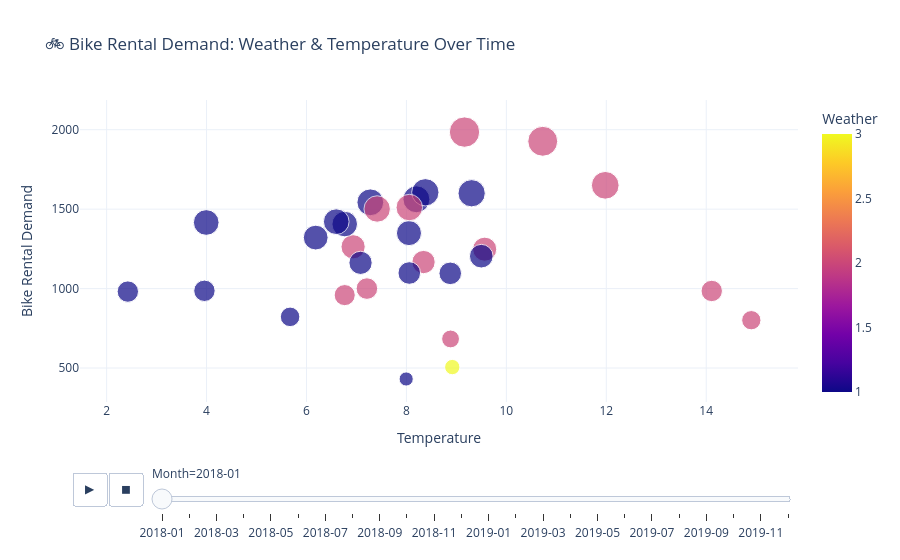

This figure's notebook cell:
### Code cell
import plotly.express as px

fig = px.scatter(
    df,
    x="temp",
    y="cnt",
    animation_frame="year_month",
    animation_group="dteday",
    color="weathersit",
    size="cnt",
    hover_data=[
        "dteday",
        "temp",
        "hum",
        "windspeed",
        "cnt"
    ],
    title="🚲 Bike Rental Demand: Weather & Temperature Over Time",
    labels={
        "temp": "Temperature",
        "cnt": "Rental Demand",
        "weathersit": "Weather",
        "year_month": "Month"
    },
    size_max=45
)

fig.update_layout(
    template="plotly_white",
    xaxis_title="Temperature",
    yaxis_title="Bike Rental Demand",
    hovermode="closest"
)

fig.show()

### Figure 1 — Plotly figure (JSON) as saved in the notebook; plotly's stock layout.template omitted (floating-point values rounded to 4 significant figures)
{"data": [{"customdata": [["2018-01-01T00:00:00", 80.58, 10.75], ["2018-01-02T00:00:00", 69.61, 16.65], ["2018-01-03T00:00:00", 43.73, 16.64], ["2018-01-04T00:00:00", 59.04, 10.74], ["2018-01-05T00:00:00", 43.7, 12.52], ["2018-01-06T00:00:00", 51.83, 6.001], ["2018-01-07T00:00:00", 49.87, 11.3], ["2018-01-08T00:00:00", 53.58, 17.88], ["2018-01-09T00:00:00", 43.42, 24.25], ["2018-01-10T00:00:00", 48.29, 14.96], ["2018-01-11T00:00:00", 68.64, 8.183], ["2018-01-12T00:00:00", 59.95, 20.41], ["2018-01-13T00:00:00", 47.04, 20.17], ["2018-01-14T00:00:00", 53.78, 8.479], ["2018-01-15T00:00:00", 49.88, 10.58], ["2018-01-16T00:00:00", 48.38, 12.63], ["2018-01-17T00:00:00", 53.75, 13.0], ["2018-01-18T00:00:00", 86.17, 9.834], ["2018-01-19T00:00:00", 74.17, 13.96], ["2018-01-20T00:00:00", 53.83, 13.13], ["2018-01-21T00:00:00", 45.71, 23.67], ["2018-01-22T00:00:00", 40, 11.52], ["2018-01-23T00:00:00", 43.65, 16.52], ["2018-01-24T00:00:00", 49.17, 10.61], ["2018-01-25T00:00:00", 61.7, 8.696], ["2018-01-26T00:00:00", 86.25, 19.69], ["2018-01-27T00:00:00", 68.75, 7.627], ["2018-01-28T00:00:00", 79.3, 8.261], ["2018-01-29T00:00:00", 65.17, 9.739], ["2018-01-30T00:00:00", 72.22, 4.957], ["2018-01-31T00:00:00", 60.38, 12.54]], "hovertemplate": "Month=2018-01<br>Temperature=%{x}<br>Rental Demand=%{marker.size}<br>dteday=%{customdata[0]}<br>hum=%{customdata[1]}<br>windspeed=%{customdata[2]}<br>Weather=%{marker.color}<extra></extra>", "ids": ["2018-01-01T00:00:00.000000000", "2018-01-02T00:00:00.000000000", "2018-01-03T00:00:00.000000000", "2018-01-04T00:00:00.000000000", "2018-01-05T00:00:00.000000000", "2018-01-06T00:00:00.000000000", "2018-01-07T00:00:00.000000000", "2018-01-08T00:00:00.000000000", "2018-01-09T00:00:00.000000000", "2018-01-10T00:00:00.000000000", "2018-01-11T00:00:00.000000000", "2018-01-12T00:00:00.000000000", "2018-01-13T00:00:00.000000000", "2018-01-14T00:00:00.000000000", "2018-01-15T00:00:00.000000000", "2018-01-16T00:00:00.000000000", "2018-01-17T00:00:00.000000000", "2018-01-18T00:00:00.000000000", "2018-01-19T00:00:00.000000000", "2018-01-20T00:00:00.000000000", "2018-01-21T00:00:00.000000000", "2018-01-22T00:00:00.000000000", "2018-01-23T00:00:00.000000000", "2018-01-24T00:00:00.000000000", "2018-01-25T00:00:00.000000000", "2018-01-26T00:00:00.000000000", "2018-01-27T00:00:00.000000000", "2018-01-28T00:00:00.000000000", "2018-01-29T00:00:00.000000000", "2018-01-30T00:00:00.000000000", "2018-01-31T00:00:00.000000000"], "legendgroup": "", "marker": {"color": [2, 2, 1, 1, 1, 1, 2, 2, 1, 1, 2, 1, 1, 1, 2, 1, 2, 2, 2, 2, 1, 1, 1, 1, 2, 3, 1, 2, 1, 1, 2], "coloraxis": "coloraxis", "size": [985, 801, 1349, 1562, 1600, 1606, 1510, 959, 822, 1321, 1263, 1162, 1406, 1421, 1248, 1204, 1000, 683, 1650, 1927, 1543, 981, 986, 1416, 1985, 506, 431, 1167, 1098, 1096, 1501], "sizemode": "area", "sizeref": 4.303, "symbol": "circle"}, "mode": "markers", "name": "", "orientation": "v", "showlegend": false, "type": "scatter", "x": [14.11, 14.9, 8.051, 8.2, 9.305, 8.378, 8.057, 6.765, 5.672, 6.184, 6.933, 7.082, 6.765, 6.596, 9.567, 9.498, 7.209, 8.883, 11.98, 10.73, 7.277, 2.424, 3.957, 3.993, 9.163, 8.918, 7.995, 8.343, 8.057, 8.877, 7.414], "xaxis": "x", "y": [985, 801, 1349, 1562, 1600, 1606, 1510, 959, 822, 1321, 1263, 1162, 1406, 1421, 1248, 1204, 1000, 683, 1650, 1927, 1543, 981, 986, 1416, 1985, 506, 431, 1167, 1098, 1096, 1501], "yaxis": "y"}], "layout": {"coloraxis": {"colorbar": {"title": {"text": "Weather"}}, "colorscale": [[0, "#0d0887"], [0.1111, "#46039f"], [0.2222, "#7201a8"], [0.3333, "#9c179e"], [0.4444, "#bd3786"], [0.5556, "#d8576b"], [0.6667, "#ed7953"], [0.7778, "#fb9f3a"], [0.8889, "#fdca26"], [1, "#f0f921"]]}, "hovermode": "closest", "legend": {"itemsizing": "constant", "tracegroupgap": 0}, "sliders": [{"active": 0, "currentvalue": {"prefix": "Month="}, "len": 0.9, "pad": {"b": 10, "t": 60}, "steps": [{"args": [["2018-01"], {"frame": {"duration": 0, "redraw": false}, "fromcurrent": true, "mode": "immediate", "transition": {"duration": 0, "easing": "linear"}}], "label": "2018-01", "method": "animate"}, {"args": [["2018-02"], {"frame": {"duration": 0, "redraw": false}, "fromcurrent": true, "mode": "immediate", "transition": {"duration": 0, "easing": "linear"}}], "label": "2018-02", "method": "animate"}, {"args": [["2018-03"], {"frame": {"duration": 0, "redraw": false}, "fromcurrent": true, "mode": "immediate", "transition": {"duration": 0, "easing": "linear"}}], "label": "2018-03", "method": "animate"}, {"args": [["2018-04"], {"frame": {"duration": 0, "redraw": false}, "fromcurrent": true, "mode": "immediate", "transition": {"duration": 0, "easing": "linear"}}], "label": "2018-04", "method": "animate"}, {"args": [["2018-05"], {"frame": {"duration": 0, "redraw": false}, "fromcurrent": true, "mode": "immediate", "transition": {"duration": 0, "easing": "linear"}}], "label": "2018-05", "method": "animate"}, {"args": [["2018-06"], {"frame": {"duration": 0, "redraw": false}, "fromcurrent": true, "mode": "immediate", "transition": {"duration": 0, "easing": "linear"}}], "label": "2018-06", "method": "animate"}, {"args": [["2018-07"], {"frame": {"duration": 0, "redraw": false}, "fromcurrent": true, "mode": "immediate", "transition": {"duration": 0, "easing": "linear"}}], "label": "2018-07", "method": "animate"}, {"args": [["2018-08"], {"frame": {"duration": 0, "redraw": false}, "fromcurrent": true, "mode": "immediate", "transition": {"duration": 0, "easing": "linear"}}], "label": "2018-08", "method": "animate"}, {"args": [["2018-09"], {"frame": {"duration": 0, "redraw": false}, "fromcurrent": true, "mode": "immediate", "transition": {"duration": 0, "easing": "linear"}}], "label": "2018-09", "method": "animate"}, {"args": [["2018-10"], {"frame": {"duration": 0, "redraw": false}, "fromcurrent": true, "mode": "immediate", "transition": {"duration": 0, "easing": "linear"}}], "label": "2018-10", "method": "animate"}, {"args": [["2018-11"], {"frame": {"duration": 0, "redraw": false}, "fromcurrent": true, "mode": "immediate", "transition": {"duration": 0, "easing": "linear"}}], "label": "2018-11", "method": "animate"}, {"args": [["2018-12"], {"frame": {"duration": 0, "redraw": false}, "fromcurrent": true, "mode": "immediate", "transition": {"duration": 0, "easing": "linear"}}], "label": "2018-12", "method": "animate"}, {"args": [["2019-01"], {"frame": {"duration": 0, "redraw": false}, "fromcurrent": true, "mode": "immediate", "transition": {"duration": 0, "easing": "linear"}}], "label": "2019-01", "method": "animate"}, {"args": [["2019-02"], {"frame": {"duration": 0, "redraw": false}, "fromcurrent": true, "mode": "immediate", "transition": {"duration": 0, "easing": "linear"}}], "label": "2019-02", "method": "animate"}, {"args": [["2019-03"], {"frame": {"duration": 0, "redraw": false}, "fromcurrent": true, "mode": "immediate", "transition": {"duration": 0, "easing": "linear"}}], "label": "2019-03", "method": "animate"}, {"args": [["2019-04"], {"frame": {"duration": 0, "redraw": false}, "fromcurrent": true, "mode": "immediate", "transition": {"duration": 0, "easing": "linear"}}], "label": "2019-04", "method": "animate"}, {"args": [["2019-05"], {"frame": {"duration": 0, "redraw": false}, "fromcurrent": true, "mode": "immediate", "transition": {"duration": 0, "easing": "linear"}}], "label": "2019-05", "method": "animate"}, {"args": [["2019-06"], {"frame": {"duration": 0, "redraw": false}, "fromcurrent": true, "mode": "immediate", "transition": {"duration": 0, "easing": "linear"}}], "label": "2019-06", "method": "animate"}, {"args": [["2019-07"], {"frame": {"duration": 0, "redraw": false}, "fromcurrent": true, "mode": "immediate", "transition": {"duration": 0, "easing": "linear"}}], "label": "2019-07", "method": "animate"}, {"args": [["2019-08"], {"frame": {"duration": 0, "redraw": false}, "fromcurrent": true, "mode": "immediate", "transition": {"duration": 0, "easing": "linear"}}], "label": "2019-08", "method": "animate"}, {"args": [["2019-09"], {"frame": {"duration": 0, "redraw": false}, "fromcurrent": true, "mode": "immediate", "transition": {"duration": 0, "easing": "linear"}}], "label": "2019-09", "method": "animate"}, {"args": [["2019-10"], {"frame": {"duration": 0, "redraw": false}, "fromcurrent": true, "mode": "immediate", "transition": {"duration": 0, "easing": "linear"}}], "label": "2019-10", "method": "animate"}, {"args": [["2019-11"], {"frame": {"duration": 0, "redraw": false}, "fromcurrent": true, "mode": "immediate", "transition": {"duration": 0, "easing": "linear"}}], "label": "2019-11", "method": "animate"}, {"args": [["2019-12"], {"frame": {"duration": 0, "redraw": false}, "fromcurrent": true, "mode": "immediate", "transition": {"duration": 0, "easing": "linear"}}], "label": "2019-12", "method": "animate"}], "x": 0.1, "xanchor": "left", "y": 0, "yanchor": "top"}], "title": {"text": "🚲 Bike Rental Demand: Weather & Temperature Over Time"}, "updatemenus": [{"buttons": [{"args": [null, {"frame": {"duration": 500, "redraw": false}, "fromcurrent": true, "mode": "immediate", "transition": {"duration": 500, "easing": "linear"}}], "label": "&#9654;", "method": "animate"}, {"args": [[null], {"frame": {"duration": 0, "redraw": false}, "fromcurrent": true, "mode": "immediate", "transition": {"duration": 0, "easing": "linear"}}], "label": "&#9724;", "method": "animate"}], "direction": "left", "pad": {"r": 10, "t": 70}, "showactive": false, "type": "buttons", "x": 0.1, "xanchor": "right", "y": 0, "yanchor": "top"}], "xaxis": {"anchor": "y", "domain": [0, 1], "title": {"text": "Temperature"}}, "yaxis": {"anchor": "x", "domain": [0, 1], "title": {"text": "Bike Rental Demand"}}}}
